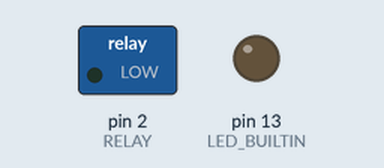
Recording of a sketch running on a simulated Arduino Uno, built with avr-gcc and run on an emulated ATmega328P. Parts: switched loads named in the sketch (green lamp = pin HIGH), output pins drawn as LEDs (lit = HIGH). Sleep ends after the set time or at an interrupt. At 3.5 s the program stops and its outputs stay as they are.

Above: at 0.1 s.
At 2.1 s:
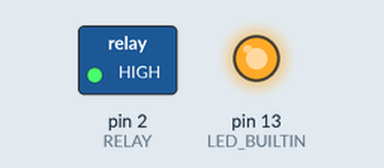
Timing chart, 0 to 4.0 s (numbered marks = the images above):
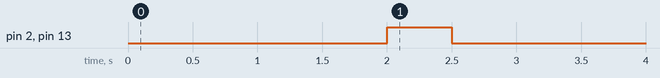

Measured:
- by itself, pin 2 (RELAY), pin 13 (LED_BUILTIN): LOW → HIGH at 2.0 s, → LOW 0.50 s later

The sketch:

SmartSwitch.ino
```cpp
#include <avr/sleep.h>

#define RELAY 2

void setup() {
  ADCSRA &= ~(1<<ADEN);
  pinMode(LED_BUILTIN, OUTPUT);
  pinMode(RELAY, OUTPUT);
  set_sleep_mode(SLEEP_MODE_PWR_DOWN);
  sleep_enable();
}

void loop() {
  delay(2000);
  digitalWrite(LED_BUILTIN, HIGH);
  digitalWrite(RELAY, HIGH);
  delay(500);
  digitalWrite(LED_BUILTIN, LOW);
  digitalWrite(RELAY, LOW);
  delay(1000);
  sleep_mode();
}
```
